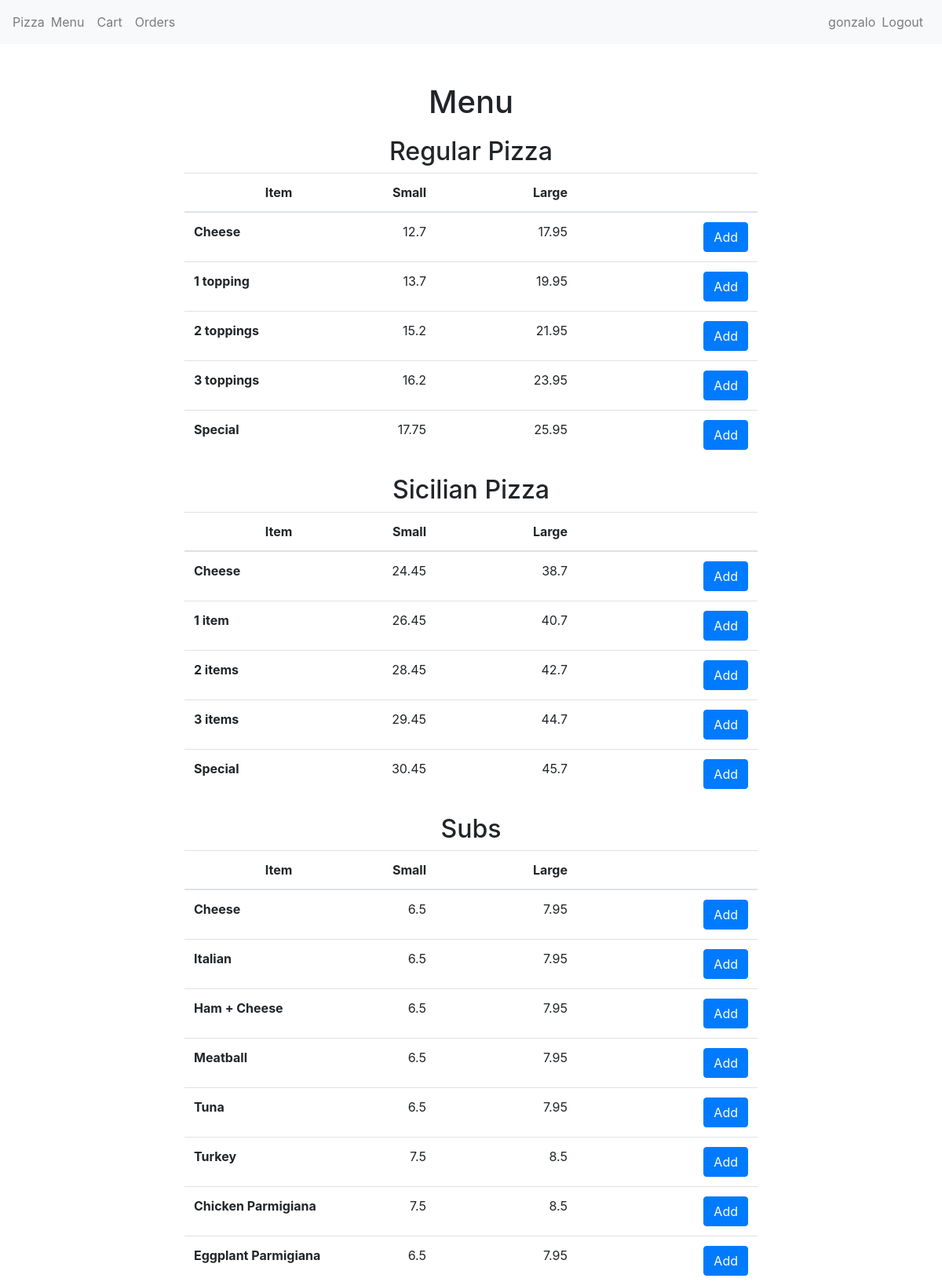
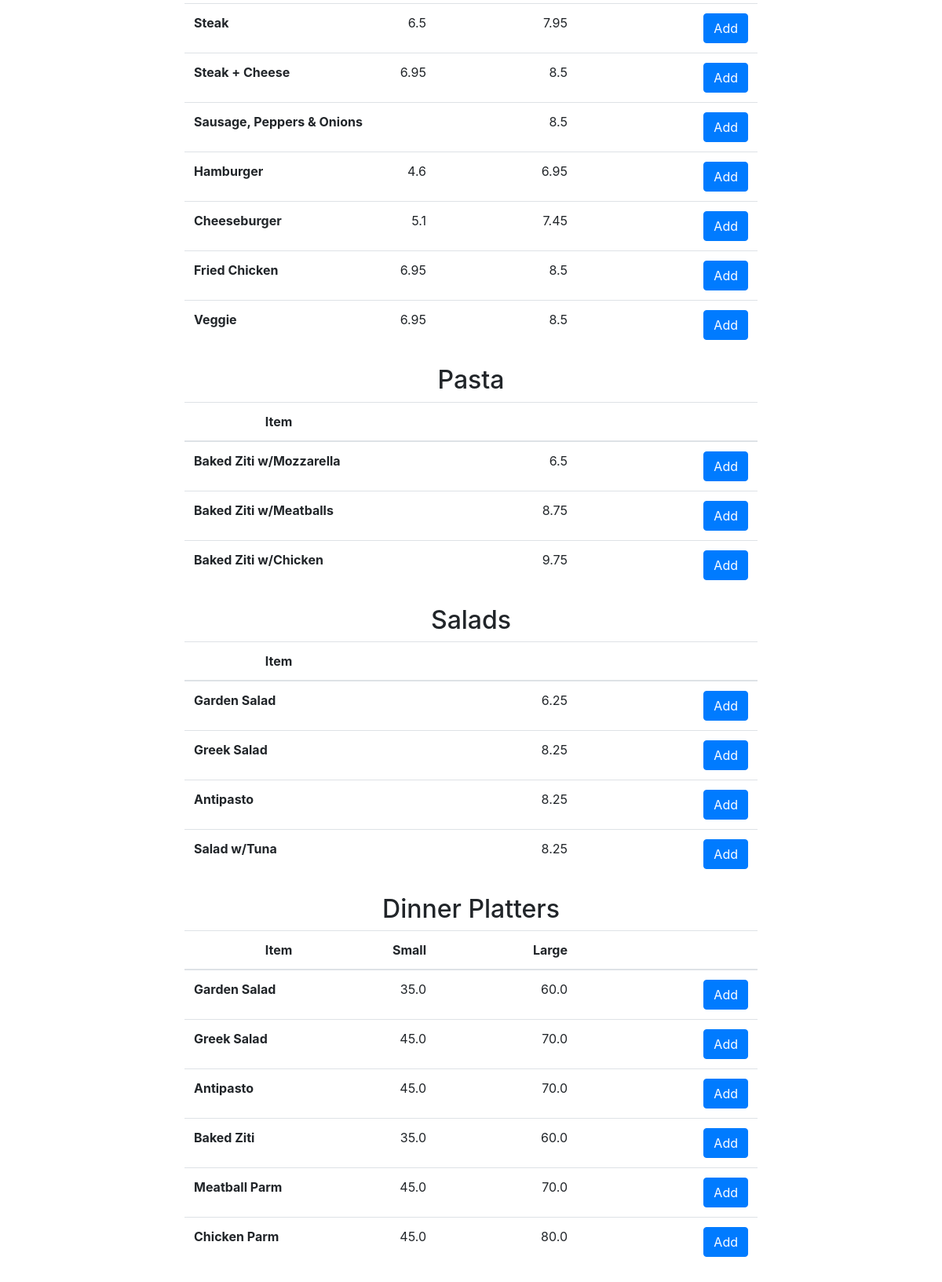
The app's page /menu (signed in) with its own data (2 pictures, top to bottom).
### orders/models.py (models this page shows)
class Category(models.Model):
    name = models.CharField(max_length=64)
    def __str__(self):
        return f"{self.name}"

class Item(models.Model):
    name = models.CharField(max_length=64)
    category = models.ForeignKey(
        Category, null=True, on_delete=models.CASCADE, related_name="items")
    one_price = models.FloatField(blank=True, null=True)
    price_small = models.FloatField(blank=True, null=True)
    price_large = models.FloatField(blank=True, null=True)
    number_toppings = models.IntegerField(blank=True, null=True)
    add_ons = models.BooleanField(default=False)
    extra_cheese = models.BooleanField(default=False)
    def __str__(self):
            return f"{self.name}"

### orders/views.py (the view)
# urls.py: path("menu", views.menu_view, name="menu"),
def menu_view(request):
    if not request.user.is_authenticated:
        return render(request, "orders/login.html")
    context = {
        "items": Item.objects.all(), "categories": Category.objects.all()
    }
    return render(request, "orders/menu.html", context)

### orders/templates/orders/menu.html (shortened to what this page needs)
{% extends "orders/base.html" %}
{% block body %}
<h1 class="center-header">Menu</h1>
<div class="form-group2">
    {% for category in categories %}
    <div>
        <h2 class="category-name">{{ category}}</h2>
        <table class="table">
            <thead>
                <th scope="col" class="center" width="240">Item</th>
                    {% if category.items.first.one_price %}
                    <th scope="col" class="right" width="80"></th>
                    <th scope="col" class="right" width="180"></th>
                    {% else %}
                    <th scope="col" class="right" width="80">Small</th>
                    <th scope="col" class="right" width="180">Large</th>
                    {% endif %}
                <th scope="col"></th>
            </thead>
            <tbody>
                {% for item in category.items.all %}
                <tr>
                    <th scope="row">{{ item }}</th>
                    {% if item.one_price %}
                    <td></td>
                    <td class="right">{{ item.one_price }}</td>
                    {% else %}
                    <td class="right">{{ item.price_small }}</td>
                    <td class="right">{{ item.price_large }}</td>
                    {% endif %}
                    <td><a class="btn btn-primary float-right btn-menu" href="{% url 'item' item.id %}">Add</a></td>
                </tr>
                {% endfor%}
            </tbody>
        </table>
    </div>
    {% endfor %}
</div>
{% endblock %}

### orders/templates/orders/base.html (shortened to what this page needs)
{% load static %}
<!DOCTYPE html>
<html>
    <head>
        <link rel="stylesheet" href="https://maxcdn.bootstrapcdn.com/bootstrap/4.3.1/css/bootstrap.min.css">
        <link rel="stylesheet" href="{% static 'orders/styles.css' %}"/>
    </head>
    <body>
        <nav class="navbar navbar-expand-lg navbar-light bg-light">
            <span class="navbar-text" id="page-name">Pizza</span>
            <div class="collapse navbar-collapse" id="navbarNav">
               {% if request.user.is_authenticated %}
                    <ul class="navbar-nav">
                        <li class="nav-item">
                            <a class="nav-link" href="{% url 'menu' %}">Menu</a>
                        </li>
                        <li class="nav-item">
                            <a class="nav-link" id="cart-link" href="{% url 'cart' %}">Cart</a>
                        </li>
                        {% if request.user.is_superuser %}
                            <li class="nav-item">
                                <a class="nav-link" href="{%url 'orders' %}">Orders</a>
                            </li>
                        {% endif %}
                    </ul>
                    <ul class="navbar-nav ml-auto">
                        <li>
                            <span class="navbar-text" id="username">
                                {{ request.user.username }}
                            </span>
                        </li>
                        <li class="nav-item">
                            <a class="nav-link" href="{% url 'logout' %}">Logout</a>
                        </li>
                    </ul>
                {% endif %}
            </div>
        </nav>
        <div class="container">
            <div class="row">
                <div class="col-xl-2 col-lg-2 col-md-2"></div>
                <div class="col-xl-8 col-lg-8 col-md-8" id="col-8">
                    {% block body %}{% endblock %}
                </div>
                <div class="col-xl-2 col-lg-2 col-md-2"></div>
            </div>
        </div>
    </body>
</html>

### orders/static/orders/styles.css (style rules this page uses)
.container { width: 100%; height: 100%; }
.form-group2 { margin-top: 20px; margin-bottom: 20px; }
.form-group4, .btn-primary { margin-top: 10px; margin-bottom: 10px; }
.center-header { text-align: center; margin-top: 50px; }
.category-name { text-align: center; margin-top: 20px; }
.right { text-align: right; }
.center { text-align: center; }
.float-right { float: right; }
.btn-menu { margin: 0; }

### records on screen
Category: name "Regular Pizza", shows "Small"
Item: name "Cheese", price_small "12.7", price_large "17.95"
Item: name "1 topping", price_small "13.7", price_large "19.95"
Item: name "2 toppings", price_small "15.2", price_large "21.95"
Item: name "3 toppings", price_small "16.2", price_large "23.95"
Item: name "Special", price_small "17.75", price_large "25.95"
Category: name "Sicilian Pizza", shows "Small"
Item: name "Cheese", price_small "24.45", price_large "38.7"
Item: name "1 item", price_small "26.45", price_large "40.7"
Item: name "2 items", price_small "28.45", price_large "42.7"
Item: name "3 items", price_small "29.45", price_large "44.7"
Item: name "Special", price_small "30.45", price_large "45.7"
Category: name "Subs", shows "Small"
Item: name "Cheese", price_small "6.5", price_large "7.95"
Item: name "Italian", price_small "6.5", price_large "7.95"
Item: name "Ham + Cheese", price_small "6.5", price_large "7.95"
Item: name "Meatball", price_small "6.5", price_large "7.95"
Item: name "Tuna", price_small "6.5", price_large "7.95"
Item: name "Turkey", price_small "7.5", price_large "8.5"
Item: name "Chicken Parmigiana", price_small "7.5", price_large "8.5"
Item: name "Eggplant Parmigiana", price_small "6.5", price_large "7.95"
Item: name "Steak", price_small "6.5", price_large "7.95"
Item: name "Steak + Cheese", price_small "6.95", price_large "8.5"
Item: name "Sausage, Peppers & Onions", one_price "8.5"
Item: name "Hamburger", price_small "4.6", price_large "6.95"
Item: name "Cheeseburger", price_small "5.1", price_large "7.45"
Item: name "Fried Chicken", price_small "6.95", price_large "8.5"
Item: name "Veggie", price_small "6.95", price_large "8.5"
Category: name "Pasta"
Item: name "Baked Ziti w/Mozzarella", one_price "6.5"
Item: name "Baked Ziti w/Meatballs", one_price "8.75"
Item: name "Baked Ziti w/Chicken", one_price "9.75"
Category: name "Salads"
Item: name "Garden Salad", one_price "6.25"
Item: name "Greek Salad", one_price "8.25"
Item: name "Antipasto", one_price "8.25"
Item: name "Salad w/Tuna", one_price "8.25"
Category: name "Dinner Platters", shows "Small"
Item: name "Garden Salad", price_small "35.0", price_large "60.0"
Item: name "Greek Salad", price_small "45.0", price_large "70.0"
Item: name "Antipasto", price_small "45.0", price_large "70.0"
Item: name "Baked Ziti", price_small "35.0", price_large "60.0"
Item: name "Meatball Parm", price_small "45.0", price_large "70.0"
Item: name "Chicken Parm", price_small "45.0", price_large "80.0"

### other values on screen
{{ request.user.username }} "gonzalo"
